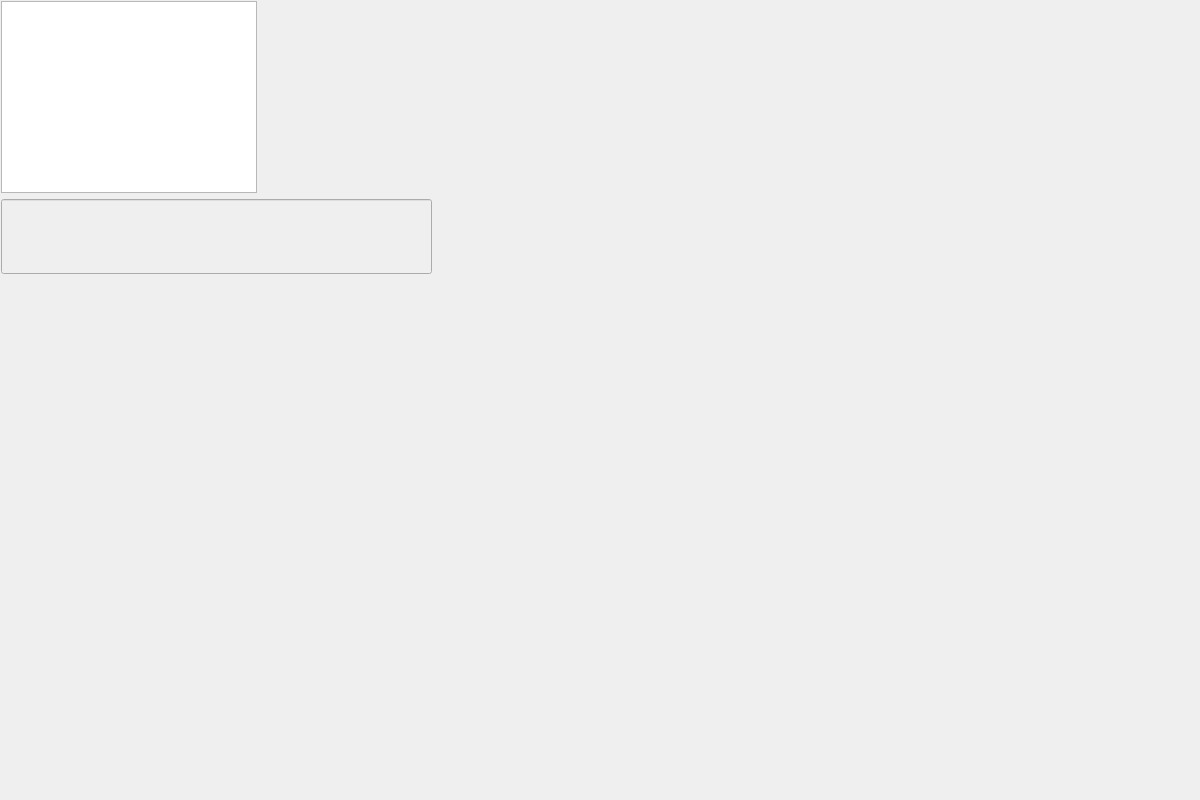
<?xml version="1.0" encoding="UTF-8"?>
<ui version="4.0">
 <class>MainWindow</class>
 <widget class="QMainWindow" name="MainWindow">
  <property name="geometry">
   <rect>
    <x>0</x>
    <y>0</y>
    <width>1200</width>
    <height>800</height>
   </rect>
  </property>
  <property name="sizePolicy">
   <sizepolicy hsizetype="Maximum" vsizetype="Maximum">
    <horstretch>0</horstretch>
    <verstretch>0</verstretch>
   </sizepolicy>
  </property>
  <property name="windowTitle">
   <string>MainWindow</string>
  </property>
  <widget class="QWidget" name="centralWidget">
   <property name="sizePolicy">
    <sizepolicy hsizetype="Maximum" vsizetype="Maximum">
     <horstretch>0</horstretch>
     <verstretch>0</verstretch>
    </sizepolicy>
   </property>
   <widget class="QGraphicsView" name="graphicsView">
    <property name="geometry">
     <rect>
      <x>1</x>
      <y>1</y>
      <width>256</width>
      <height>192</height>
     </rect>
    </property>
    <property name="sizePolicy">
     <sizepolicy hsizetype="Maximum" vsizetype="Maximum">
      <horstretch>0</horstretch>
      <verstretch>0</verstretch>
     </sizepolicy>
    </property>
   </widget>
   <widget class="QLineEdit" name="lineEdit">
    <property name="enabled">
     <bool>false</bool>
    </property>
    <property name="geometry">
     <rect>
      <x>1</x>
      <y>199</y>
      <width>431</width>
      <height>75</height>
     </rect>
    </property>
    <property name="font">
     <font>
      <pointsize>36</pointsize>
     </font>
    </property>
    <property name="text">
     <string/>
    </property>
    <property name="alignment">
     <set>Qt::AlignCenter</set>
    </property>
   </widget>
  </widget>
 </widget>
 <layoutdefault spacing="6" margin="11"/>
 <resources/>
 <connections/>
</ui>
